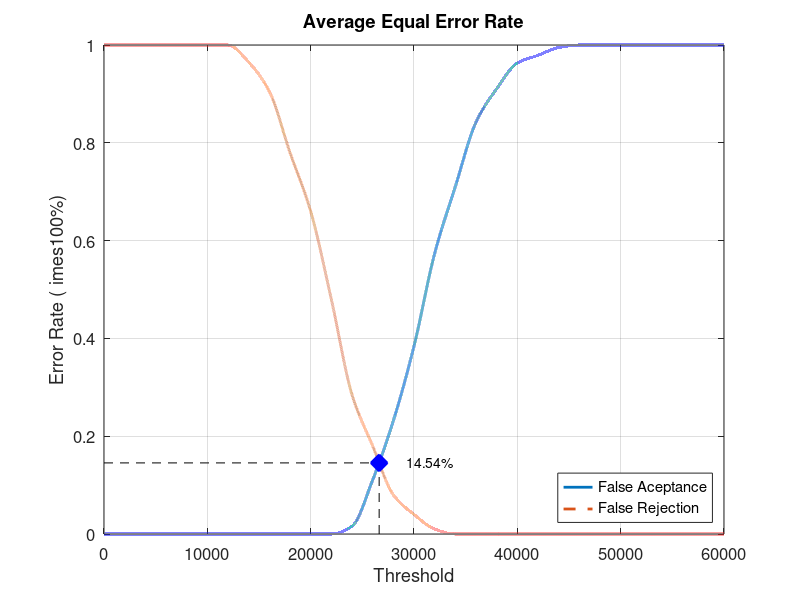
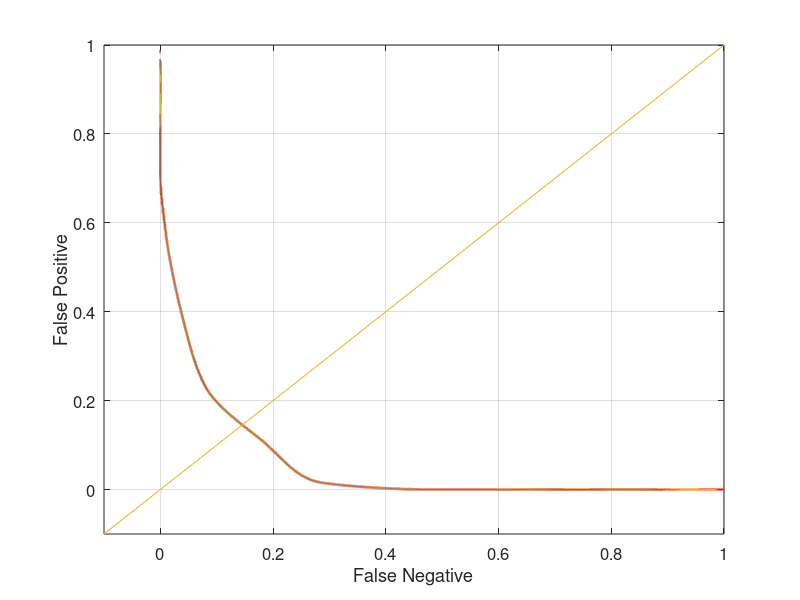

Write MATLAB code to recreate these figures, in order.
close all;
clear;
clc;
x = 0:2000:60000;
xq = 0:0.5:60000;

y0 = [0 0 0 0 0 0 0 0 0 0 0 0 0.0157895 0.110526 0.231579 0.384211 0.573684 0.710526 0.842105 0.910526 0.963158 0.978947 0.994737 1 1 1 1 1 1 1 1]
yy0 = interp1(x, y0, xq, 'pchip');
y1 = [1 1 1 1 1 1 1 0.965 0.905 0.78 0.66 0.48 0.285 0.18 0.08 0.04 0.01 0 0 0 0 0 0 0 0 0 0 0 0 0 0]
yy1 = interp1(x, y1, xq, 'pchip');

% Calculating EER: 
y2 = abs(y0 - y1);
find(y2 == min(y2))
yy2 = abs(yy0 - yy1);
xEER = find(yy2 == min(yy2));
xEERIndex = xq(xEER) % X-axis EER
yEER = yy0(xEER) % Y-axis EER

main = figure
plot(xq, yy0,'-','LineWidth', 2);	hold on
plot(xq, yy1,'--','LineWidth', 2);	hold on
plot([xEERIndex xEERIndex], [0 yEER], 'k--');	hold on
plot([0 xEERIndex], [yEER yEER], 'k--');	hold on
plot(xEERIndex, yEER, 'bx', 'LineWidth', 10);	hold on
text(xEERIndex + 10 * xEERIndex / 100, yEER, [num2str(round((10000 * yEER)) / 100) '%'])
legend('False Aceptance', 'False Rejection', 'Location', 'SouthEast')
xlabel('Threshold')
ylabel('Error Rate (	imes100%)')
title('Average Equal Error Rate')
set(gca, 'FontSize', 12)
axis([0 60000 0 1])
grid on

print(main, 'Database2_4Main', '-dpng');
FNRxFPR = figure('Color', [1 1 1]);
plot(yy1, yy0, '-', yy1, yy0, 'LineWidth', 2);
hold on
y = -0.1:0.1:1
plot(y, y); 
set(gca, 'FontSize', 12)
xlabel('False Negative')
ylabel('False Positive')
axis([-0.1 1 -0.1 1])
set(gca, 'FontSize', 12)
grid on

print(FNRxFPR, 'Database2_4FNRxFPR','-dpng');
